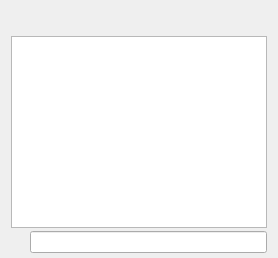
     <widget class="QWidget" name="tab_console">
      <attribute name="title">
       <string>&amp;Console</string>
      </attribute>
      <layout class="QVBoxLayout" name="verticalLayout_3">
       <property name="spacing">
        <number>3</number>
       </property>
       <property name="bottomMargin">
        <number>5</number>
       </property>
       <item>
        <layout class="QHBoxLayout" name="horizontalLayout">
         <property name="spacing">
          <number>4</number>
         </property>
         <item>
          <spacer name="horizontalSpacer">
           <property name="orientation">
            <enum>Qt::Horizontal</enum>
           </property>
           <property name="sizeHint" stdset="0">
            <size>
             <width>40</width>
             <height>20</height>
            </size>
           </property>
          </spacer>
         </item>
         <item>
          <widget class="QPushButton" name="fontSmallerButton">
           <property name="maximumSize">
            <size>
             <width>24</width>
             <height>24</height>
            </size>
           </property>
           <property name="text">
            <string/>
           </property>
           <property name="toolTip">
            <string>Decrease font size</string>
           </property>
           <property name="icon">
            <iconset resource="../bitcoin.qrc">
             <normaloff>:/icons/fontsmaller</normaloff>:/icons/fontsmaller</iconset>
           </property>
           <property name="iconSize">
            <size>
             <width>24</width>
             <height>16</height>
            </size>
           </property>
           <property name="autoDefault">
            <bool>false</bool>
           </property>
           <property name="flat">
            <bool>true</bool>
           </property>
          </widget>
         </item>
         <item>
          <widget class="QPushButton" name="fontBiggerButton">
           <property name="maximumSize">
            <size>
             <width>24</width>
             <height>24</height>
            </size>
           </property>
           <property name="toolTip">
            <string>Increase font size</string>
           </property>
           <property name="text">
            <string/>
           </property>
           <property name="icon">
            <iconset resource="../bitcoin.qrc">
             <normaloff>:/icons/fontbigger</normaloff>:/icons/fontbigger</iconset>
           </property>
           <property name="iconSize">
            <size>
             <width>24</width>
             <height>16</height>
            </size>
           </property>
           <property name="autoDefault">
            <bool>false</bool>
           </property>
           <property name="flat">
            <bool>true</bool>
           </property>
          </widget>
         </item>
         <item>
          <widget class="QPushButton" name="clearButton">
           <property name="maximumSize">
            <size>
             <width>24</width>
             <height>24</height>
            </size>
           </property>
           <property name="toolTip">
            <string>Clear console</string>
           </property>
           <property name="layoutDirection">
            <enum>Qt::LeftToRight</enum>
           </property>
           <property name="text">
            <string/>
           </property>
           <property name="icon">
            <iconset resource="../bitcoin.qrc">
             <normaloff>:/icons/remove</normaloff>:/icons/remove</iconset>
           </property>
           <property name="shortcut">
            <string notr="true">Ctrl+L</string>
           </property>
           <property name="autoDefault">
            <bool>false</bool>
           </property>
           <property name="flat">
            <bool>true</bool>
           </property>
          </widget>
         </item>
        </layout>
       </item>
       <item>
        <widget class="QTextEdit" name="messagesWidget">
         <property name="minimumSize">
          <size>
           <width>0</width>
           <height>100</height>
          </size>
         </property>
         <property name="readOnly">
          <bool>true</bool>
         </property>
         <property name="tabKeyNavigation" stdset="0">
          <bool>false</bool>
         </property>
         <property name="columnCount" stdset="0">
          <number>2</number>
         </property>
        </widget>
       </item>
       <item>
        <layout class="QHBoxLayout" name="horizontalLayoutPrompt">
         <property name="spacing">
          <number>3</number>
         </property>
         <item>
          <widget class="QPushButton" name="promptIcon">
           <property name="enabled">
            <bool>false</bool>
           </property>
           <property name="maximumSize">
            <size>
             <width>16</width>
             <height>24</height>
            </size>
           </property>
           <property name="text">
            <string/>
           </property>
           <property name="icon">
            <iconset resource="../bitcoin.qrc">
             <normaloff>:/icons/prompticon</normaloff>
             <disabledoff>:/icons/prompticon</disabledoff>:/icons/prompticon</iconset>
           </property>
           <property name="iconSize">
            <size>
             <width>14</width>
             <height>14</height>
            </size>
           </property>
           <property name="autoDefault">
            <bool>false</bool>
           </property>
           <property name="flat">
            <bool>true</bool>
           </property>
          </widget>
         </item>
         <item>
          <widget class="QLineEdit" name="lineEdit">
           <property name="placeholderText">
            <string/>
           </property>
          </widget>
         </item>
        </layout>
       </item>
      </layout>
     </widget>
